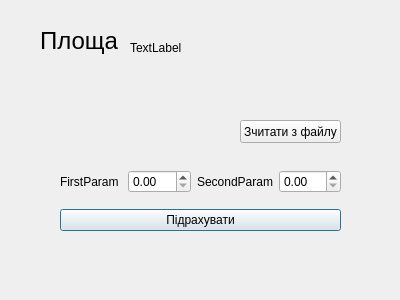
<?xml version="1.0" encoding="UTF-8"?>
<ui version="4.0">
 <class>AreaWindow</class>
 <widget class="QDialog" name="AreaWindow">
  <property name="geometry">
   <rect>
    <x>0</x>
    <y>0</y>
    <width>400</width>
    <height>300</height>
   </rect>
  </property>
  <property name="windowTitle">
   <string>Площа</string>
  </property>
  <widget class="QLabel" name="label">
   <property name="geometry">
    <rect>
     <x>40</x>
     <y>10</y>
     <width>91</width>
     <height>61</height>
    </rect>
   </property>
   <property name="font">
    <font>
     <pointsize>18</pointsize>
    </font>
   </property>
   <property name="text">
    <string>Площа</string>
   </property>
  </widget>
  <widget class="QLabel" name="figureName">
   <property name="geometry">
    <rect>
     <x>130</x>
     <y>40</y>
     <width>51</width>
     <height>16</height>
    </rect>
   </property>
   <property name="text">
    <string>TextLabel</string>
   </property>
  </widget>
  <widget class="QWidget" name="verticalLayoutWidget">
   <property name="geometry">
    <rect>
     <x>60</x>
     <y>160</y>
     <width>281</width>
     <height>81</height>
    </rect>
   </property>
   <layout class="QVBoxLayout" name="verticalLayout">
    <item>
     <layout class="QHBoxLayout" name="horizontalLayout">
      <item>
       <widget class="QLabel" name="firstParamLabel">
        <property name="text">
         <string>FirstParam</string>
        </property>
       </widget>
      </item>
      <item>
       <widget class="QDoubleSpinBox" name="firSpinBox"/>
      </item>
      <item>
       <widget class="QLabel" name="secondParamLabel">
        <property name="text">
         <string>SecondParam</string>
        </property>
       </widget>
      </item>
      <item>
       <widget class="QDoubleSpinBox" name="secSpinBox"/>
      </item>
     </layout>
    </item>
    <item>
     <widget class="QPushButton" name="calcBtn">
      <property name="text">
       <string>Підрахувати</string>
      </property>
     </widget>
    </item>
   </layout>
  </widget>
  <widget class="QPushButton" name="getFromFileBtn">
   <property name="geometry">
    <rect>
     <x>240</x>
     <y>120</y>
     <width>101</width>
     <height>23</height>
    </rect>
   </property>
   <property name="text">
    <string>Зчитати з файлу</string>
   </property>
  </widget>
 </widget>
 <resources/>
 <connections/>
</ui>
